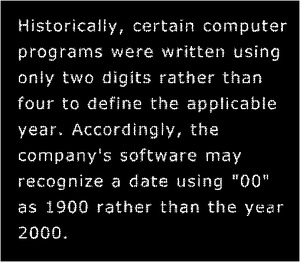
%> input picture matlab_kodları/Metin.jpg, 300 x 262 px
$ octave untit2.m   (GNU Octave 9; MATLAB toolbox functions it lacks are replaced by stand-ins)
%> lines starting %> are read from the running program, lines starting %| are printed output that depends on the picture
 resim = imread('Metin.jpg');
%> resim is the input picture: size 262x300x3 uint8; min 0, max 255, mean 21.3

mask = [0 1 0; 1 1 1; 0 1 0];

resim_dialation = imdilate(resim, mask);
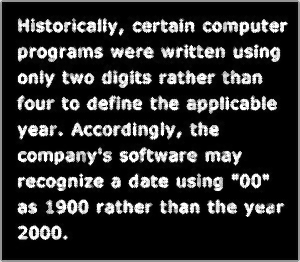
%> resim_dialation: size 262x300x3 uint8; min 0, max 255, mean 46.9

resim_erozyon = imerode(resim, mask);
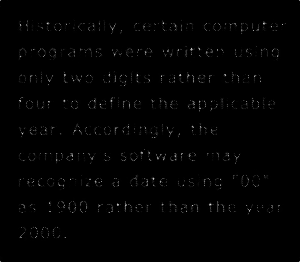
%> resim_erozyon: size 262x300x3 uint8; min 0, max 232, mean 2.2

figure;
subplot(1, 1, 1);
imshow(resim);
title('Normal Görüntü');

figure;
subplot(1, 1, 1);
imshow(resim_dialation);
title('Yaymalı Görüntü');

figure;
subplot(1, 1, 1);
imshow(resim_erozyon);
title('Erozyonlu Görüntü');
